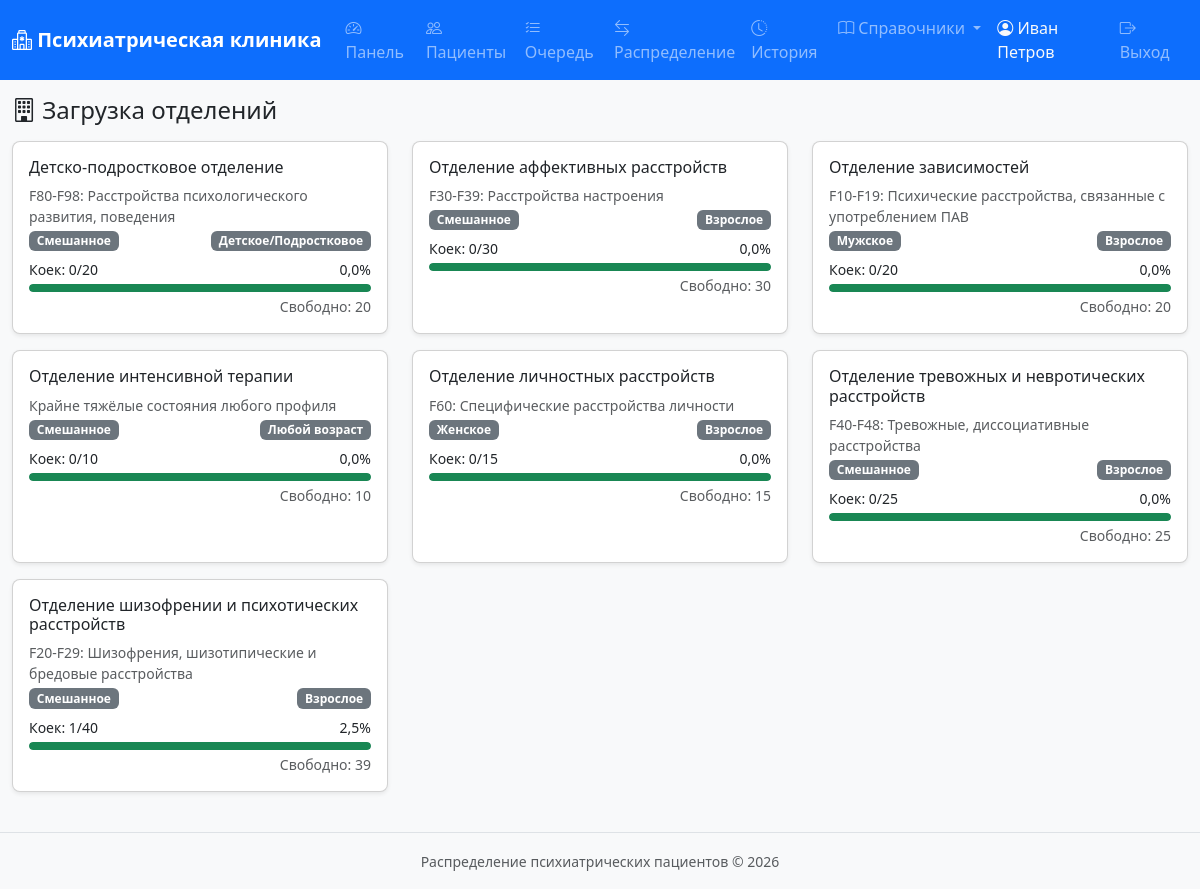
Before: /distribution/departments/ (signed in) with the older database file.
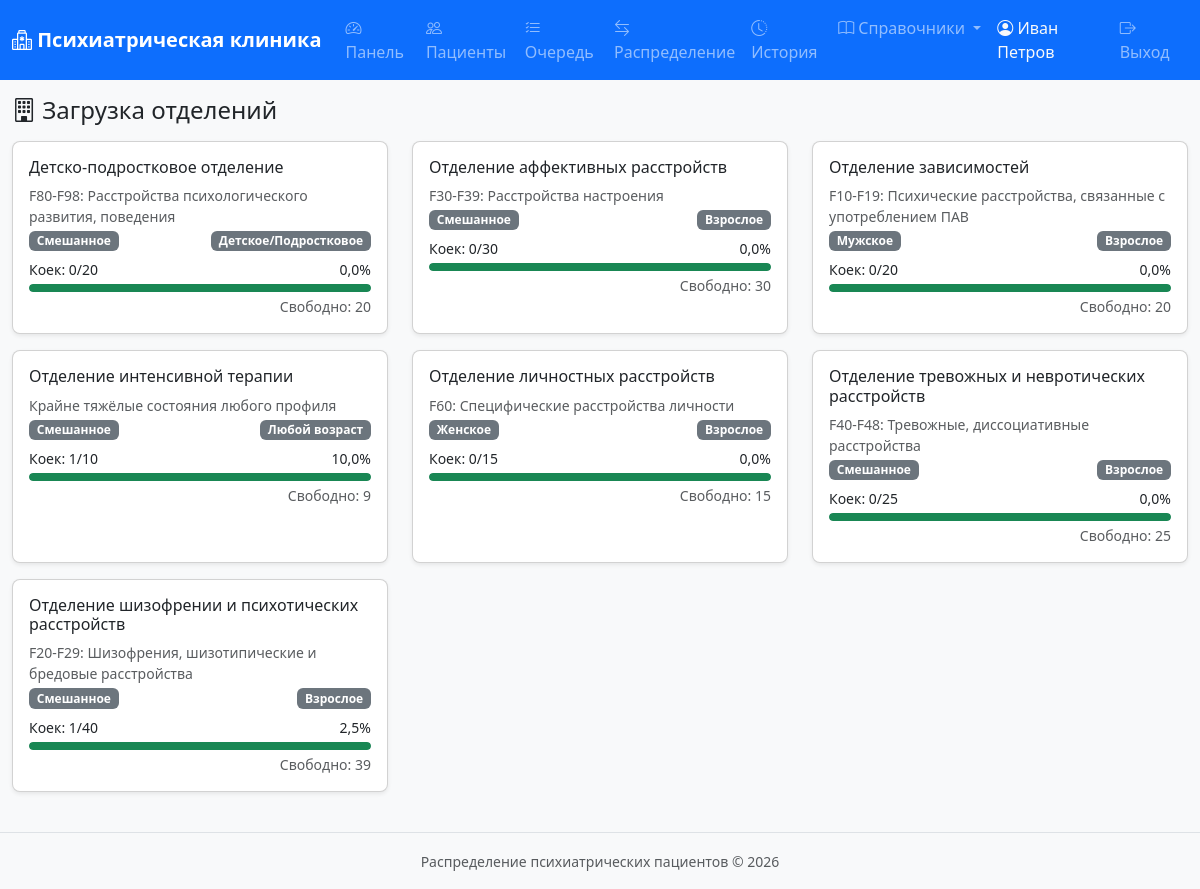
After: the same page with the newer database file.
### apps/references/models.py (models this page shows, shortened)
class Department(models.Model):
    GENDER_CHOICES = [
        ('M', 'Мужское'),
        ('F', 'Женское'),
        ('ANY', 'Смешанное'),
    ]
    AGE_CHOICES = [
        ('CHILD', 'Детское/Подростковое'),
        ('ADULT', 'Взрослое'),
        ('ANY', 'Любой возраст'),
    ]
    name = models.CharField(max_length=200, verbose_name='Название отделения')
    profile = models.CharField(max_length=500, blank=True, verbose_name='Профиль (диагнозы)')
    profile_diagnoses = models.ManyToManyField(
        Diagnosis, blank=True, related_name='departments', verbose_name='Профильные диагнозы'
    )
    gender_restriction = models.CharField(
        max_length=3, choices=GENDER_CHOICES, default='ANY', verbose_name='Ограничение по полу'
    )
    age_category = models.CharField(
        max_length=5, choices=AGE_CHOICES, default='ANY', verbose_name='Возрастная категория'
    )
    total_beds = models.PositiveIntegerField(default=0, verbose_name='Общее кол-во коек')
    occupied_beds = models.PositiveIntegerField(default=0, verbose_name='Занято коек')
    is_active = models.BooleanField(default=True, verbose_name='Активно')
    class Meta:
        verbose_name = 'Отделение'
        verbose_name_plural = 'Отделения'
        ordering = ['name']
    @property
    def available_beds(self):
        return max(0, self.total_beds - self.occupied_beds)
    @property
    def occupancy_percent(self):
        if self.total_beds == 0:
            return 0
        return round(self.occupied_beds / self.total_beds * 100, 1)

### apps/distribution/views.py (the view)
# urls.py: path('departments/', views.department_load_view, name='department_load'),
@login_required
def department_load_view(request):
    departments = Department.objects.filter(is_active=True).order_by('name')
    return render(request, 'distribution/department_load.html', {'departments': departments})

### apps/distribution/templates/distribution/department_load.html (shortened to what this page needs)
{% extends "base.html" %}
{% block content %}
<h4 class="mt-3"><i class="bi bi-building"></i> Загрузка отделений</h4>
<div class="row mt-3">
    {% for dept in departments %}
    <div class="col-md-4 mb-3">
        <div class="card shadow-sm h-100">
            <div class="card-body">
                <h6 class="card-title">{{ dept.name }}</h6>
                <p class="text-muted small mb-1">{{ dept.profile|default:"—" }}</p>
                <div class="d-flex justify-content-between mb-1">
                    <span class="badge bg-secondary">{{ dept.get_gender_restriction_display }}</span>
                    <span class="badge bg-secondary">{{ dept.get_age_category_display }}</span>
                </div>
                <div class="mt-2">
                    <div class="d-flex justify-content-between small">
                        <span>Коек: {{ dept.occupied_beds }}/{{ dept.total_beds }}</span>
                        <span>{{ dept.occupancy_percent }}%</span>
                    </div>
                    <div class="occupancy-bar mt-1">
                        <div class="fill {% if dept.occupancy_percent < 50 %}occupancy-low{% elif dept.occupancy_percent < 80 %}occupancy-medium{% else %}occupancy-high{% endif %}"
                             style="width: {{ dept.occupancy_percent }}%"></div>
                    </div>
                    <div class="text-end small text-muted mt-1">
                        Свободно: {{ dept.available_beds }}
                    </div>
                </div>
            </div>
        </div>
    </div>
    {% endfor %}
</div>
{% endblock %}

Changed rows visible on the page:
changed Department "Отделение интенсивной терапии": occupied_beds "0" → "1"; occupancy_percent "0,0" → "10,0"; available_beds "10" → "9"
